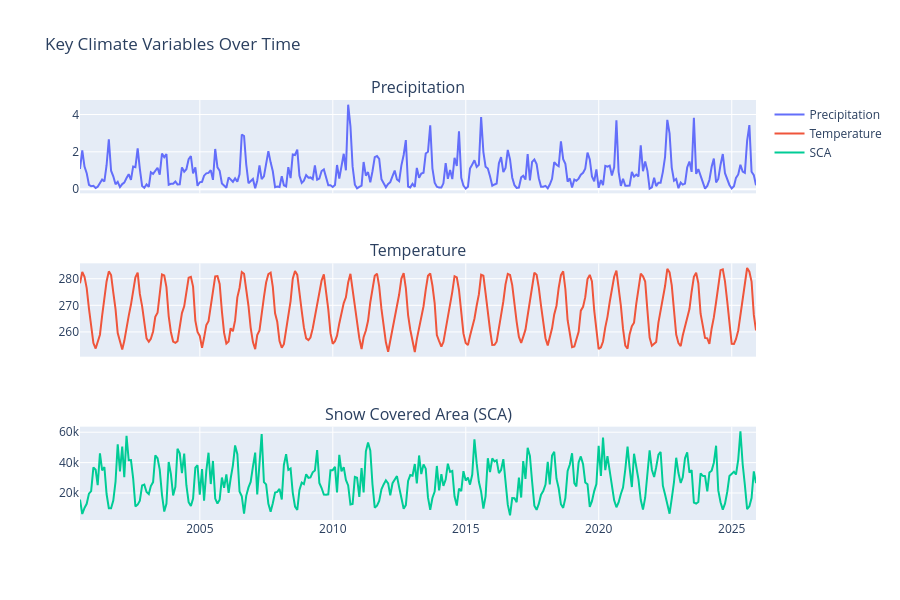

Here is the notebook cell this chart was saved with:
### Code cell
# Cell 6 - Plotting other key variables
fig = make_subplots(rows=3, cols=1, shared_xaxes=True, subplot_titles=('Precipitation', 'Temperature', 'Snow Covered Area (SCA)'))
fig.add_trace(go.Scatter(x=df.index, y=df['precipitation'], mode='lines', name='Precipitation'), row=1, col=1)
fig.add_trace(go.Scatter(x=df.index, y=df['temp'], mode='lines', name='Temperature'), row=2, col=1)
fig.add_trace(go.Scatter(x=df.index, y=df['sca'], mode='lines', name='SCA'), row=3, col=1)
fig.update_layout(height=600, title_text="Key Climate Variables Over Time")
fig.show()

### Figure 1 — Plotly figure (JSON) as saved in the notebook; plotly's stock layout.template omitted (floating-point values rounded to 4 significant figures; data arrays with more than 128 entries replaced by an {"elided": "..."} marker saying what was removed)
{"data": [{"mode": "lines", "name": "Precipitation", "type": "scatter", "x": {"elided": "306 str values"}, "xaxis": "x", "y": {"elided": "306 float values"}, "yaxis": "y"}, {"mode": "lines", "name": "Temperature", "type": "scatter", "x": {"elided": "306 str values"}, "xaxis": "x2", "y": {"elided": "306 float values"}, "yaxis": "y2"}, {"mode": "lines", "name": "SCA", "type": "scatter", "x": {"elided": "306 str values"}, "xaxis": "x3", "y": {"elided": "306 float values"}, "yaxis": "y3"}], "layout": {"annotations": [{"font": {"size": 16}, "showarrow": false, "text": "Precipitation", "x": 0.5, "xanchor": "center", "xref": "paper", "y": 1, "yanchor": "bottom", "yref": "paper"}, {"font": {"size": 16}, "showarrow": false, "text": "Temperature", "x": 0.5, "xanchor": "center", "xref": "paper", "y": 0.6111, "yanchor": "bottom", "yref": "paper"}, {"font": {"size": 16}, "showarrow": false, "text": "Snow Covered Area (SCA)", "x": 0.5, "xanchor": "center", "xref": "paper", "y": 0.2222, "yanchor": "bottom", "yref": "paper"}], "height": 600, "title": {"text": "Key Climate Variables Over Time"}, "xaxis": {"anchor": "y", "domain": [0, 1], "matches": "x3", "showticklabels": false}, "xaxis2": {"anchor": "y2", "domain": [0, 1], "matches": "x3", "showticklabels": false}, "xaxis3": {"anchor": "y3", "domain": [0, 1]}, "yaxis": {"anchor": "x", "domain": [0.7778, 1]}, "yaxis2": {"anchor": "x2", "domain": [0.3889, 0.6111]}, "yaxis3": {"anchor": "x3", "domain": [0, 0.2222]}}}
